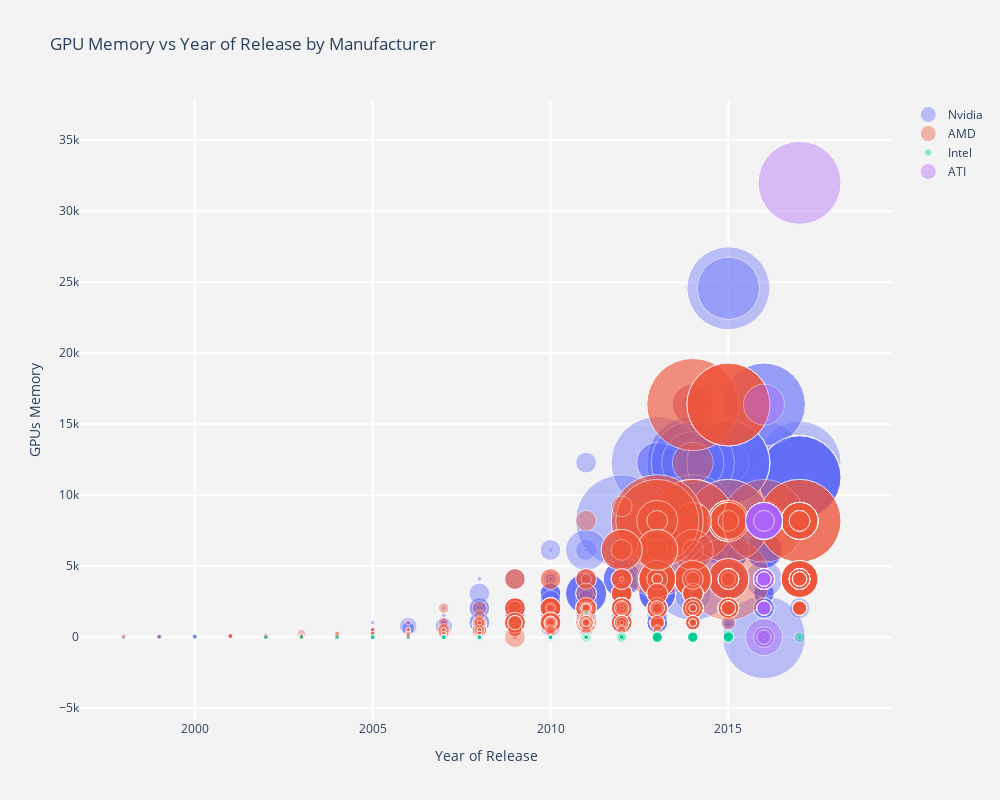

The notebook cell saved with this chart:
### Markdown cell above
### 2.2. GPU Memory vs Year of Release by Manufacturer
<a id="gpu_memory_vs_year_of_release_by_manufacturer"></a>

### Code cell
data = []

for manufacturer in dataset['Manufacturer'].unique():
    
    trace_dataset = dataset.loc[dataset['Manufacturer'] == manufacturer]
    
    trace = go.Scatter(
        x = trace_dataset['Release_Year'],
        y = trace_dataset['Memory'],
        mode = 'markers',
        name = manufacturer,
        marker= dict(symbol="circle",
                    size = trace_dataset['PixelNum']/100000,
                    opacity = 0.4,
                    line= dict(width=1,
                               color = 'rgb(255, 255, 255)'
                              ),
        ),
        text= dataset['Name']
    )
    
    data.append(trace)
    
layout = dict(title = 'GPU Memory vs Year of Release by Manufacturer',
              width=1000,
              height=800,
              paper_bgcolor='rgb(243, 243, 243)',
              plot_bgcolor='rgb(243, 243, 243)',
              yaxis = dict(title= 'GPUs Memory',
                           ticklen= 5,
                           gridcolor='rgb(255, 255, 255)',
                           gridwidth= 2),
              xaxis = dict(title= 'Year of Release',
                           ticklen= 5,
                           gridcolor='rgb(255, 255, 255)',
                           gridwidth= 2)
             )

fig= go.Figure(data=data, layout=layout)
py.iplot(fig)

### Figure 1 — Plotly figure (JSON) as saved in the notebook; plotly's stock layout.template omitted (floating-point values rounded to 4 significant figures; data arrays with more than 128 entries replaced by an {"elided": "..."} marker saying what was removed)
{"data": [{"marker": {"line": {"color": "rgb(255, 255, 255)", "width": 1}, "opacity": 0.4, "size": {"elided": "1708 float values"}, "symbol": "circle"}, "mode": "markers", "name": "Nvidia", "text": {"elided": "3360 str values"}, "type": "scatter", "x": {"elided": "1708 int values"}, "y": {"elided": "1708 int values"}}, {"marker": {"line": {"color": "rgb(255, 255, 255)", "width": 1}, "opacity": 0.4, "size": {"elided": "1312 float values"}, "symbol": "circle"}, "mode": "markers", "name": "AMD", "text": {"elided": "3360 str values"}, "type": "scatter", "x": {"elided": "1312 int values"}, "y": {"elided": "1312 int values"}}, {"marker": {"line": {"color": "rgb(255, 255, 255)", "width": 1}, "opacity": 0.4, "size": {"elided": "253 float values"}, "symbol": "circle"}, "mode": "markers", "name": "Intel", "text": {"elided": "3360 str values"}, "type": "scatter", "x": {"elided": "253 int values"}, "y": {"elided": "253 int values"}}, {"marker": {"line": {"color": "rgb(255, 255, 255)", "width": 1}, "opacity": 0.4, "size": [36.86, 4.8, 4.8, 36.86, 36.86, 20.74, 36.86, 4.8, 36.86, 20.74, 36.86, 20.74, 20.74, 36.86, 20.74, 36.86, 36.86, 4.8, 20.74, 20.74, 36.86, 20.74, 36.86, 36.86, 36.86, 20.74, 4.8, 36.86, 36.86, 4.8, 36.86, 20.74, 36.86, 20.74, 36.86, 20.74, 4.8, 36.86, 36.86, 36.86, 40.96, 36.86, 36.86, 20.74, 20.74, 20.74, 20.74, 20.74, 20.74, 20.74, 20.74, 20.74, 20.74, 20.74, 20.74, 20.74, 20.74, 20.74, 20.74, 20.74, 20.74, 14.4, 14.4, 14.4, 20.74, 14.4, 14.4, 20.74, 14.4, 14.4, 14.4, 14.4, 14.4, 14.4, 14.4, 14.4, 14.4, 14.4, 14.4, 14.4, 14.4, 14.4, 14.4, 14.4, 14.4, 82.94, 14.4], "symbol": "circle"}, "mode": "markers", "name": "ATI", "text": {"elided": "3360 str values"}, "type": "scatter", "x": [2016, 2016, 2016, 2016, 2016, 2016, 2016, 2016, 2016, 2016, 2016, 2016, 2016, 2016, 2016, 2016, 2016, 2016, 2016, 2016, 2016, 2016, 2016, 2016, 2016, 2016, 2016, 2016, 2016, 2016, 2016, 2016, 2016, 2016, 2016, 2016, 2016, 2016, 2016, 2016, 2016, 2016, 2016, 2016, 2016, 2016, 2016, 2016, 2016, 2016, 2016, 2016, 2016, 2016, 2016, 2016, 2016, 2016, 2016, 2016, 2016, 2016, 2016, 2016, 2016, 2016, 2016, 2016, 2016, 2016, 2016, 2016, 2016, 2016, 2016, 2016, 2016, 2016, 2016, 2016, 2016, 2016, 2016, 2016, 2016, 2017, 2016], "y": [0, 0, 0, 8192, 8192, 4096, 8192, 0, 8192, 4096, 8192, 4096, 4096, 8192, 4096, 8192, 8192, 8192, 4096, 4096, 8192, 4096, 8192, 8192, 8192, 4096, 8192, 8192, 8192, 8192, 8192, 4096, 8192, 4096, 8192, 4096, 4096, 8192, 8192, 8192, 16384, 8192, 8192, 4096, 4096, 4096, 4096, 4096, 4096, 8192, 4096, 4096, 4096, 4096, 4096, 8192, 4096, 0, 4096, 4096, 4096, 4096, 4096, 2048, 4096, 4096, 2048, 4096, 2048, 2048, 4096, 2048, 4096, 2048, 4096, 2048, 2048, 4096, 4096, 4096, 2048, 4096, 2048, 0, 0, 32000, 4096]}], "layout": {"height": 800, "paper_bgcolor": "rgb(243, 243, 243)", "plot_bgcolor": "rgb(243, 243, 243)", "title": {"text": "GPU Memory vs Year of Release by Manufacturer"}, "width": 1000, "xaxis": {"gridcolor": "rgb(255, 255, 255)", "gridwidth": 2, "ticklen": 5, "title": {"text": "Year of Release"}}, "yaxis": {"gridcolor": "rgb(255, 255, 255)", "gridwidth": 2, "ticklen": 5, "title": {"text": "GPUs Memory"}}}}
